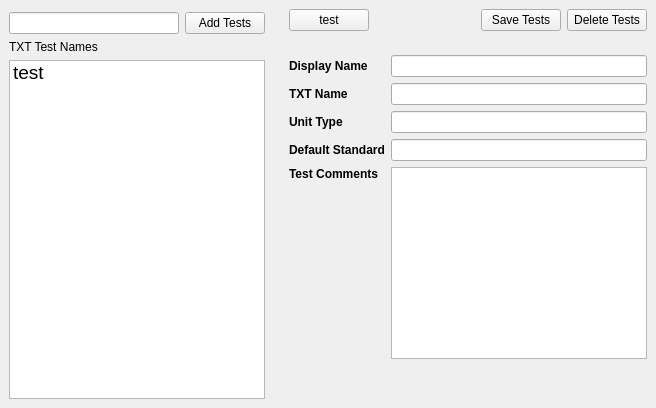
             <widget class="QWidget" name="gcmsTestValuesPage">
              <layout class="QHBoxLayout" name="horizontalLayout_19">
               <property name="leftMargin">
                <number>0</number>
               </property>
               <property name="topMargin">
                <number>0</number>
               </property>
               <property name="rightMargin">
                <number>0</number>
               </property>
               <property name="bottomMargin">
                <number>0</number>
               </property>
               <item>
                <widget class="QWidget" name="chmTestsWidget" native="true">
                 <property name="maximumSize">
                  <size>
                   <width>350</width>
                   <height>16777215</height>
                  </size>
                 </property>
                 <property name="styleSheet">
                  <string notr="true"/>
                 </property>
                 <layout class="QGridLayout" name="gridLayout_7">
                  <property name="topMargin">
                   <number>12</number>
                  </property>
                  <property name="horizontalSpacing">
                   <number>0</number>
                  </property>
                  <item row="1" column="0">
                   <widget class="QWidget" name="widget_18" native="true">
                    <property name="minimumSize">
                     <size>
                      <width>0</width>
                      <height>0</height>
                     </size>
                    </property>
                    <layout class="QHBoxLayout" name="horizontalLayout_23">
                     <property name="leftMargin">
                      <number>0</number>
                     </property>
                     <property name="topMargin">
                      <number>0</number>
                     </property>
                     <property name="rightMargin">
                      <number>0</number>
                     </property>
                     <property name="bottomMargin">
                      <number>0</number>
                     </property>
                     <item>
                      <widget class="QLineEdit" name="testsInputLabel">
                       <property name="minimumSize">
                        <size>
                         <width>0</width>
                         <height>0</height>
                        </size>
                       </property>
                      </widget>
                     </item>
                     <item>
                      <widget class="QPushButton" name="gcmsAddTestsBtn">
                       <property name="text">
                        <string>Add Tests</string>
                       </property>
                      </widget>
                     </item>
                    </layout>
                   </widget>
                  </item>
                  <item row="3" column="0" colspan="2">
                   <widget class="QListWidget" name="gcmsDefinedtests">
                    <property name="font">
                     <font>
                      <pointsize>14</pointsize>
                     </font>
                    </property>
                    <item>
                     <property name="text">
                      <string>test</string>
                     </property>
                    </item>
                   </widget>
                  </item>
                  <item row="2" column="0">
                   <widget class="QLabel" name="label_54">
                    <property name="text">
                     <string>TXT Test Names</string>
                    </property>
                   </widget>
                  </item>
                 </layout>
                </widget>
               </item>
               <item>
                <widget class="QWidget" name="chmTestInfoWidget" native="true">
                 <property name="styleSheet">
                  <string notr="true"/>
                 </property>
                 <layout class="QVBoxLayout" name="verticalLayout_22">
                  <property name="leftMargin">
                   <number>0</number>
                  </property>
                  <property name="topMargin">
                   <number>0</number>
                  </property>
                  <property name="rightMargin">
                   <number>0</number>
                  </property>
                  <property name="bottomMargin">
                   <number>0</number>
                  </property>
                  <item>
                   <widget class="QWidget" name="chmTestsSaveWidget" native="true">
                    <property name="minimumSize">
                     <size>
                      <width>0</width>
                      <height>0</height>
                     </size>
                    </property>
                    <property name="maximumSize">
                     <size>
                      <width>16777215</width>
                      <height>16777215</height>
                     </size>
                    </property>
                    <property name="styleSheet">
                     <string notr="true"/>
                    </property>
                    <layout class="QGridLayout" name="gridLayout_6">
                     <item row="0" column="2">
                      <widget class="QPushButton" name="gcmsSaveTestBtn">
                       <property name="text">
                        <string>Save Tests</string>
                       </property>
                      </widget>
                     </item>
                     <item row="0" column="3">
                      <widget class="QPushButton" name="gcmsDeleteTestBtn">
                       <property name="text">
                        <string>Delete Tests</string>
                       </property>
                      </widget>
                     </item>
                     <item row="0" column="1">
                      <spacer name="horizontalSpacer_12">
                       <property name="orientation">
                        <enum>Qt::Horizontal</enum>
                       </property>
                       <property name="sizeHint" stdset="0">
                        <size>
                         <width>40</width>
                         <height>20</height>
                        </size>
                       </property>
                      </spacer>
                     </item>
                     <item row="0" column="0">
                      <widget class="QPushButton" name="testBtn">
                       <property name="text">
                        <string>test</string>
                       </property>
                      </widget>
                     </item>
                    </layout>
                   </widget>
                  </item>
                  <item>
                   <widget class="QWidget" name="chmTestDisplayWidget" native="true">
                    <property name="maximumSize">
                     <size>
                      <width>16777215</width>
                      <height>16777215</height>
                     </size>
                    </property>
                    <property name="styleSheet">
                     <string notr="true"/>
                    </property>
                    <layout class="QGridLayout" name="gridLayout_13">
                     <item row="3" column="0">
                      <widget class="QLabel" name="label_61">
                       <property name="font">
                        <font>
                         <weight>75</weight>
                         <bold>true</bold>
                        </font>
                       </property>
                       <property name="text">
                        <string>Default Standard</string>
                       </property>
                      </widget>
                     </item>
                     <item row="2" column="0">
                      <widget class="QLabel" name="label_60">
                       <property name="font">
                        <font>
                         <weight>75</weight>
                         <bold>true</bold>
                        </font>
                       </property>
                       <property name="text">
                        <string>Unit Type </string>
                       </property>
                      </widget>
                     </item>
                     <item row="2" column="1">
                      <widget class="QLineEdit" name="gcmsUnitType"/>
                     </item>
                     <item row="3" column="1">
                      <widget class="QLineEdit" name="gcmsRefValue"/>
                     </item>
                     <item row="0" column="0">
                      <widget class="QLabel" name="label_57">
                       <property name="font">
                        <font>
                         <weight>75</weight>
                         <bold>true</bold>
                        </font>
                       </property>
                       <property name="text">
                        <string>Display Name</string>
                       </property>
                      </widget>
                     </item>
                     <item row="6" column="1">
                      <spacer name="verticalSpacer_6">
                       <property name="orientation">
                        <enum>Qt::Vertical</enum>
                       </property>
                       <property name="sizeHint" stdset="0">
                        <size>
                         <width>20</width>
                         <height>40</height>
                        </size>
                       </property>
                      </spacer>
                     </item>
                     <item row="0" column="1">
                      <widget class="QLineEdit" name="gcmsDisplayName"/>
                     </item>
                     <item row="1" column="0">
                      <widget class="QLabel" name="label_13">
                       <property name="font">
                        <font>
                         <weight>75</weight>
                         <bold>true</bold>
                        </font>
                       </property>
                       <property name="text">
                        <string>TXT Name</string>
                       </property>
                      </widget>
                     </item>
                     <item row="1" column="1">
                      <widget class="QLineEdit" name="gcmsTxtName"/>
                     </item>
                     <item row="5" column="1">
                      <widget class="QTextEdit" name="gcmsComment"/>
                     </item>
                     <item row="5" column="0" alignment="Qt::AlignTop">
                      <widget class="QLabel" name="label_42">
                       <property name="font">
                        <font>
                         <weight>75</weight>
                         <bold>true</bold>
                        </font>
                       </property>
                       <property name="text">
                        <string>Test Comments </string>
                       </property>
                      </widget>
                     </item>
                    </layout>
                   </widget>
                  </item>
                 </layout>
                </widget>
               </item>
              </layout>
             </widget>
